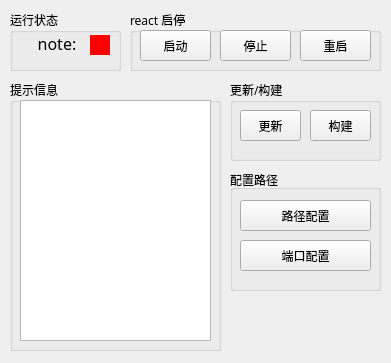
<?xml version="1.0" encoding="UTF-8"?>
<ui version="4.0">
 <class>ReactStudy</class>
 <widget class="QWidget" name="ReactStudy">
  <property name="geometry">
   <rect>
    <x>0</x>
    <y>0</y>
    <width>391</width>
    <height>363</height>
   </rect>
  </property>
  <property name="minimumSize">
   <size>
    <width>391</width>
    <height>363</height>
   </size>
  </property>
  <property name="maximumSize">
   <size>
    <width>391</width>
    <height>363</height>
   </size>
  </property>
  <property name="windowTitle">
   <string>reactStudy 1.0</string>
  </property>
  <property name="layoutDirection">
   <enum>Qt::LeftToRight</enum>
  </property>
  <widget class="QGroupBox" name="stateGroupBox">
   <property name="geometry">
    <rect>
     <x>10</x>
     <y>10</y>
     <width>111</width>
     <height>61</height>
    </rect>
   </property>
   <property name="font">
    <font>
     <family>Microsoft YaHei</family>
    </font>
   </property>
   <property name="title">
    <string>运行状态</string>
   </property>
   <widget class="QLabel" name="stateText">
    <property name="geometry">
     <rect>
      <x>20</x>
      <y>25</y>
      <width>54</width>
      <height>20</height>
     </rect>
    </property>
    <property name="minimumSize">
     <size>
      <width>0</width>
      <height>20</height>
     </size>
    </property>
    <property name="maximumSize">
     <size>
      <width>16777215</width>
      <height>20</height>
     </size>
    </property>
    <property name="font">
     <font>
      <family>Microsoft YaHei UI Light</family>
      <pointsize>12</pointsize>
      <weight>50</weight>
      <bold>false</bold>
      <stylestrategy>PreferDefault</stylestrategy>
      <kerning>true</kerning>
     </font>
    </property>
    <property name="text">
     <string>note:</string>
    </property>
    <property name="alignment">
     <set>Qt::AlignBottom|Qt::AlignHCenter</set>
    </property>
    <property name="wordWrap">
     <bool>false</bool>
    </property>
    <property name="textInteractionFlags">
     <set>Qt::LinksAccessibleByMouse</set>
    </property>
   </widget>
   <widget class="QLabel" name="stateColor">
    <property name="geometry">
     <rect>
      <x>80</x>
      <y>25</y>
      <width>20</width>
      <height>20</height>
     </rect>
    </property>
    <property name="minimumSize">
     <size>
      <width>20</width>
      <height>20</height>
     </size>
    </property>
    <property name="maximumSize">
     <size>
      <width>20</width>
      <height>20</height>
     </size>
    </property>
    <property name="styleSheet">
     <string notr="true">background-color: rgb(255, 0, 0);</string>
    </property>
    <property name="text">
     <string/>
    </property>
   </widget>
  </widget>
  <widget class="QGroupBox" name="aggGroupBox">
   <property name="geometry">
    <rect>
     <x>230</x>
     <y>80</y>
     <width>151</width>
     <height>81</height>
    </rect>
   </property>
   <property name="font">
    <font>
     <family>Microsoft YaHei</family>
    </font>
   </property>
   <property name="title">
    <string>更新/构建</string>
   </property>
   <widget class="QPushButton" name="updateBtn">
    <property name="geometry">
     <rect>
      <x>10</x>
      <y>30</y>
      <width>61</width>
      <height>31</height>
     </rect>
    </property>
    <property name="font">
     <font>
      <family>Microsoft YaHei</family>
     </font>
    </property>
    <property name="text">
     <string>更新</string>
    </property>
   </widget>
   <widget class="QPushButton" name="buildBtn">
    <property name="geometry">
     <rect>
      <x>80</x>
      <y>30</y>
      <width>61</width>
      <height>31</height>
     </rect>
    </property>
    <property name="text">
     <string>构建</string>
    </property>
   </widget>
  </widget>
  <widget class="QGroupBox" name="switchGroupBox">
   <property name="geometry">
    <rect>
     <x>130</x>
     <y>10</y>
     <width>251</width>
     <height>61</height>
    </rect>
   </property>
   <property name="font">
    <font>
     <family>Microsoft YaHei</family>
    </font>
   </property>
   <property name="title">
    <string>react 启停</string>
   </property>
   <widget class="QPushButton" name="startBtn">
    <property name="enabled">
     <bool>true</bool>
    </property>
    <property name="geometry">
     <rect>
      <x>10</x>
      <y>20</y>
      <width>71</width>
      <height>31</height>
     </rect>
    </property>
    <property name="font">
     <font>
      <family>Microsoft YaHei</family>
     </font>
    </property>
    <property name="toolTip">
     <string/>
    </property>
    <property name="whatsThis">
     <string/>
    </property>
    <property name="styleSheet">
     <string notr="true"/>
    </property>
    <property name="text">
     <string>启动</string>
    </property>
    <property name="flat">
     <bool>false</bool>
    </property>
   </widget>
   <widget class="QPushButton" name="stopBtn">
    <property name="geometry">
     <rect>
      <x>90</x>
      <y>20</y>
      <width>71</width>
      <height>31</height>
     </rect>
    </property>
    <property name="font">
     <font>
      <family>Microsoft YaHei</family>
     </font>
    </property>
    <property name="text">
     <string>停止</string>
    </property>
   </widget>
   <widget class="QPushButton" name="restartBtn">
    <property name="geometry">
     <rect>
      <x>170</x>
      <y>20</y>
      <width>71</width>
      <height>31</height>
     </rect>
    </property>
    <property name="font">
     <font>
      <family>Microsoft YaHei</family>
     </font>
    </property>
    <property name="text">
     <string>重启</string>
    </property>
   </widget>
  </widget>
  <widget class="QGroupBox" name="infoGroupBox">
   <property name="enabled">
    <bool>true</bool>
   </property>
   <property name="geometry">
    <rect>
     <x>10</x>
     <y>80</y>
     <width>211</width>
     <height>271</height>
    </rect>
   </property>
   <property name="font">
    <font>
     <family>Microsoft YaHei</family>
    </font>
   </property>
   <property name="title">
    <string>提示信息</string>
   </property>
   <widget class="QTextEdit" name="msgView">
    <property name="enabled">
     <bool>true</bool>
    </property>
    <property name="geometry">
     <rect>
      <x>10</x>
      <y>20</y>
      <width>191</width>
      <height>241</height>
     </rect>
    </property>
    <property name="undoRedoEnabled">
     <bool>true</bool>
    </property>
    <property name="readOnly">
     <bool>true</bool>
    </property>
    <property name="html">
     <string>&lt;!DOCTYPE HTML PUBLIC &quot;-//W3C//DTD HTML 4.0//EN&quot; &quot;http://www.w3.org/TR/REC-html40/strict.dtd&quot;&gt;
&lt;html&gt;&lt;head&gt;&lt;meta name=&quot;qrichtext&quot; content=&quot;1&quot; /&gt;&lt;style type=&quot;text/css&quot;&gt;
p, li { white-space: pre-wrap; }
&lt;/style&gt;&lt;/head&gt;&lt;body style=&quot; font-family:'Microsoft YaHei'; font-size:9pt; font-weight:400; font-style:normal;&quot;&gt;
&lt;p style=&quot;-qt-paragraph-type:empty; margin-top:0px; margin-bottom:0px; margin-left:0px; margin-right:0px; -qt-block-indent:0; text-indent:0px; font-family:'SimSun';&quot;&gt;&lt;br /&gt;&lt;/p&gt;&lt;/body&gt;&lt;/html&gt;</string>
    </property>
   </widget>
  </widget>
  <widget class="QGroupBox" name="groupBox">
   <property name="geometry">
    <rect>
     <x>230</x>
     <y>170</y>
     <width>151</width>
     <height>121</height>
    </rect>
   </property>
   <property name="title">
    <string>配置路径</string>
   </property>
   <widget class="QPushButton" name="pathConfigBtn">
    <property name="geometry">
     <rect>
      <x>10</x>
      <y>30</y>
      <width>131</width>
      <height>31</height>
     </rect>
    </property>
    <property name="font">
     <font>
      <family>Microsoft YaHei</family>
     </font>
    </property>
    <property name="text">
     <string>路径配置</string>
    </property>
   </widget>
   <widget class="QPushButton" name="portBtn">
    <property name="geometry">
     <rect>
      <x>10</x>
      <y>70</y>
      <width>131</width>
      <height>31</height>
     </rect>
    </property>
    <property name="font">
     <font>
      <family>Microsoft YaHei</family>
     </font>
    </property>
    <property name="text">
     <string>端口配置</string>
    </property>
   </widget>
  </widget>
 </widget>
 <tabstops>
  <tabstop>startBtn</tabstop>
  <tabstop>stopBtn</tabstop>
  <tabstop>restartBtn</tabstop>
  <tabstop>updateBtn</tabstop>
  <tabstop>buildBtn</tabstop>
 </tabstops>
 <resources/>
 <connections>
  <connection>
   <sender>startBtn</sender>
   <signal>clicked()</signal>
   <receiver>ReactStudy</receiver>
   <slot>clickStartBtn()</slot>
   <hints>
    <hint type="sourcelabel">
     <x>179</x>
     <y>54</y>
    </hint>
    <hint type="destinationlabel">
     <x>176</x>
     <y>79</y>
    </hint>
   </hints>
  </connection>
  <connection>
   <sender>stopBtn</sender>
   <signal>clicked()</signal>
   <receiver>ReactStudy</receiver>
   <slot>clickStopBtn()</slot>
   <hints>
    <hint type="sourcelabel">
     <x>272</x>
     <y>49</y>
    </hint>
    <hint type="destinationlabel">
     <x>253</x>
     <y>75</y>
    </hint>
   </hints>
  </connection>
  <connection>
   <sender>restartBtn</sender>
   <signal>clicked()</signal>
   <receiver>ReactStudy</receiver>
   <slot>clickRestartBtn()</slot>
   <hints>
    <hint type="sourcelabel">
     <x>353</x>
     <y>43</y>
    </hint>
    <hint type="destinationlabel">
     <x>349</x>
     <y>72</y>
    </hint>
   </hints>
  </connection>
  <connection>
   <sender>buildBtn</sender>
   <signal>clicked()</signal>
   <receiver>ReactStudy</receiver>
   <slot>clickBuildBtn()</slot>
   <hints>
    <hint type="sourcelabel">
     <x>362</x>
     <y>121</y>
    </hint>
    <hint type="destinationlabel">
     <x>246</x>
     <y>189</y>
    </hint>
   </hints>
  </connection>
  <connection>
   <sender>updateBtn</sender>
   <signal>clicked()</signal>
   <receiver>ReactStudy</receiver>
   <slot>clickUpdateBtn()</slot>
   <hints>
    <hint type="sourcelabel">
     <x>320</x>
     <y>124</y>
    </hint>
    <hint type="destinationlabel">
     <x>246</x>
     <y>143</y>
    </hint>
   </hints>
  </connection>
  <connection>
   <sender>pathConfigBtn</sender>
   <signal>clicked()</signal>
   <receiver>ReactStudy</receiver>
   <slot>clickPathConfigBtn()</slot>
   <hints>
    <hint type="sourcelabel">
     <x>287</x>
     <y>219</y>
    </hint>
    <hint type="destinationlabel">
     <x>247</x>
     <y>312</y>
    </hint>
   </hints>
  </connection>
 </connections>
 <slots>
  <slot>clickStopBtn()</slot>
  <slot>clickStartBtn()</slot>
  <slot>clickRestartBtn()</slot>
  <slot>clickPathConfigBtn()</slot>
  <slot>clickBuildBtn()</slot>
  <slot>clickUpdateBtn()</slot>
 </slots>
</ui>
